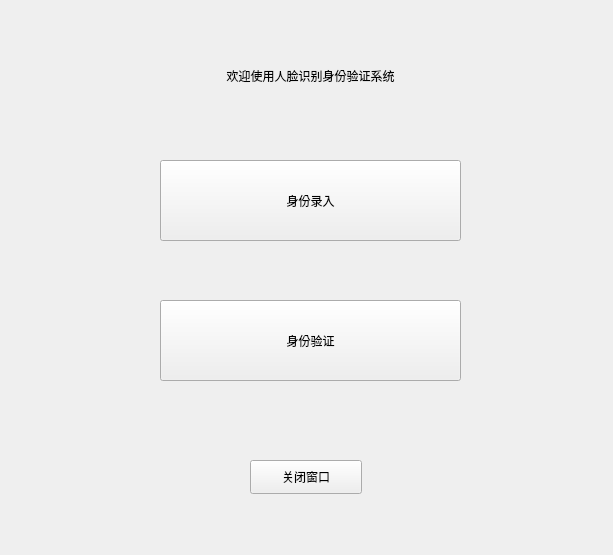
<?xml version="1.0" encoding="UTF-8"?>
<ui version="4.0">
 <class>Form</class>
 <widget class="QWidget" name="Form">
  <property name="geometry">
   <rect>
    <x>0</x>
    <y>0</y>
    <width>613</width>
    <height>555</height>
   </rect>
  </property>
  <property name="windowTitle">
   <string>Form</string>
  </property>
  <widget class="QPushButton" name="pushButton_1">
   <property name="geometry">
    <rect>
     <x>160</x>
     <y>160</y>
     <width>301</width>
     <height>81</height>
    </rect>
   </property>
   <property name="text">
    <string>身份录入</string>
   </property>
  </widget>
  <widget class="QPushButton" name="pushButton_2">
   <property name="geometry">
    <rect>
     <x>160</x>
     <y>300</y>
     <width>301</width>
     <height>81</height>
    </rect>
   </property>
   <property name="text">
    <string>身份验证</string>
   </property>
  </widget>
  <widget class="QPushButton" name="pushButton">
   <property name="geometry">
    <rect>
     <x>250</x>
     <y>460</y>
     <width>112</width>
     <height>34</height>
    </rect>
   </property>
   <property name="text">
    <string>关闭窗口</string>
   </property>
  </widget>
  <widget class="QLabel" name="title">
   <property name="geometry">
    <rect>
     <x>150</x>
     <y>50</y>
     <width>321</width>
     <height>51</height>
    </rect>
   </property>
   <property name="text">
    <string>欢迎使用人脸识别身份验证系统</string>
   </property>
   <property name="alignment">
    <set>Qt::AlignCenter</set>
   </property>
   <property name="margin">
    <number>7</number>
   </property>
  </widget>
 </widget>
 <resources/>
 <connections>
  <connection>
   <sender>pushButton</sender>
   <signal>clicked()</signal>
   <receiver>Form</receiver>
   <slot>close_window()</slot>
   <hints>
    <hint type="sourcelabel">
     <x>333</x>
     <y>473</y>
    </hint>
    <hint type="destinationlabel">
     <x>91</x>
     <y>452</y>
    </hint>
   </hints>
  </connection>
 </connections>
 <slots>
  <slot>close_window()</slot>
 </slots>
</ui>
